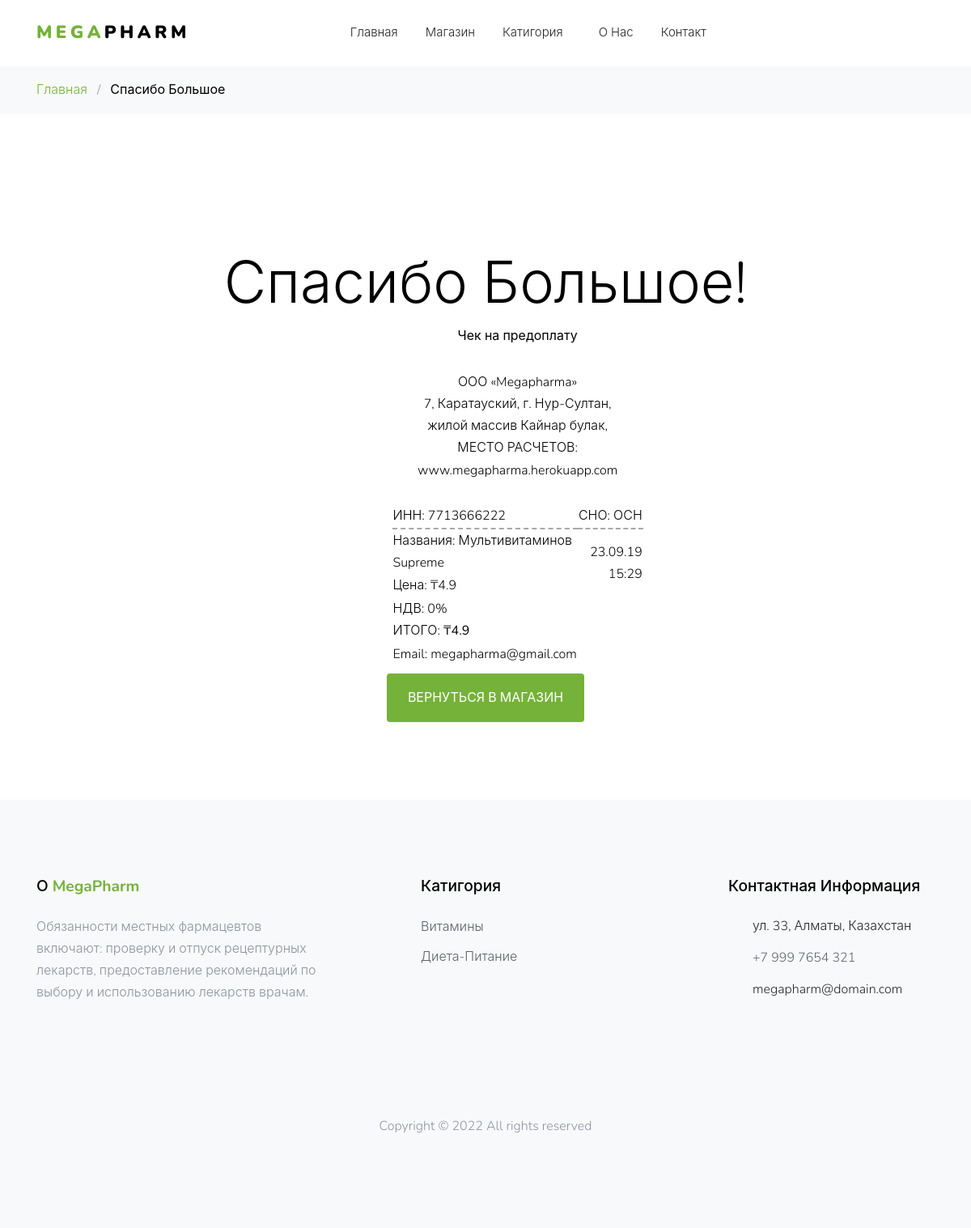
/shop/multivitamine-supreme/thankyou/multivitamine-supreme/, run on an earlier commit of the app's database.
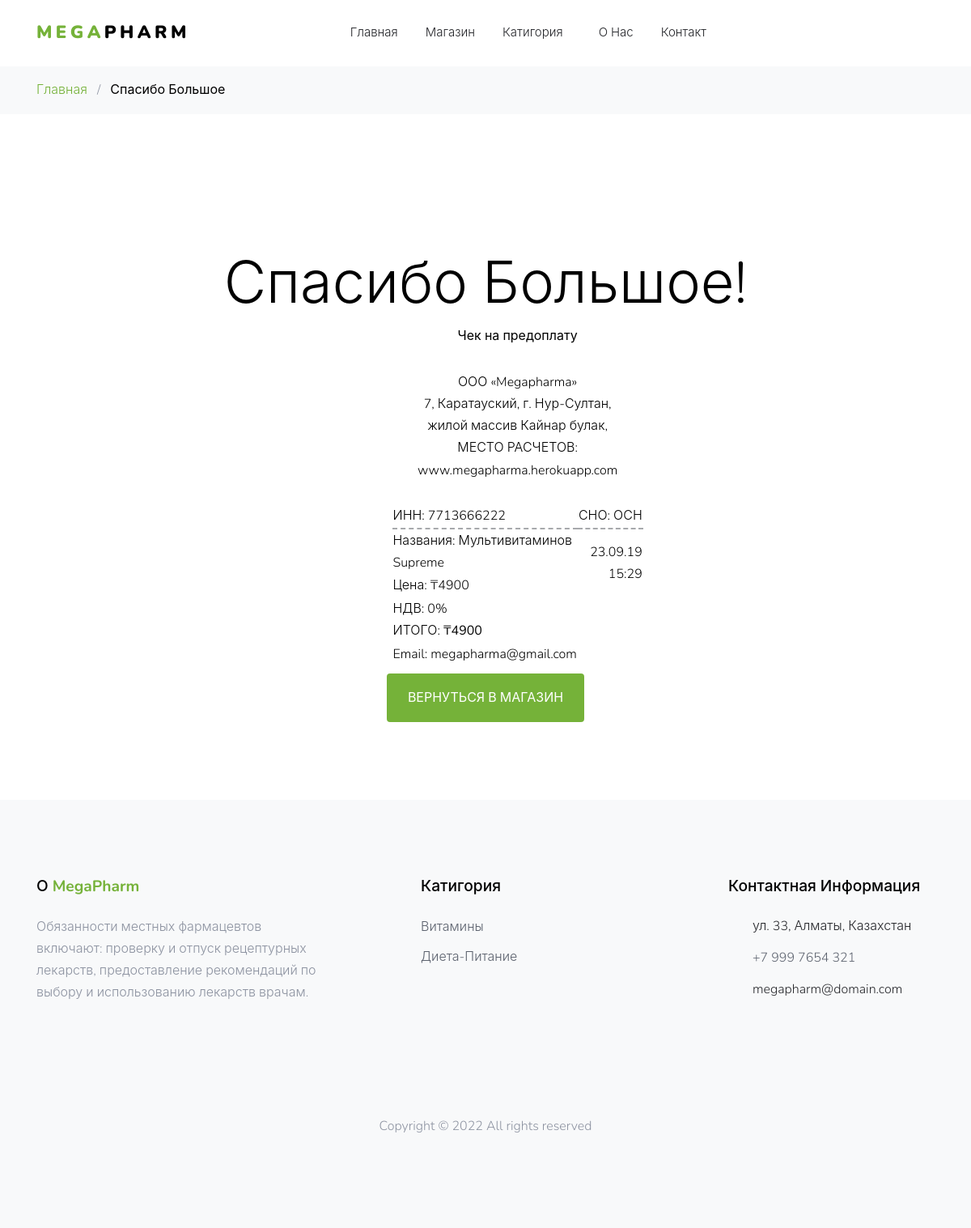
And on a later commit of the database.
### shop/models.py (models this page shows, shortened)
class Product(models.Model):
    title = models.CharField(max_length=255)
    slug = models.SlugField()
    description = models.TextField()
    price = models.PositiveIntegerField()
    dis_price = models.PositiveIntegerField()
    category = ForeignKey(Category, on_delete=models.CASCADE)
    image = models.ImageField(upload_to="")
    sale = models.BooleanField(default=False)

class Category(models.Model):
    title = models.CharField(max_length=200)
    slug = models.SlugField()

### shop/views.py (the view)
# urls.py: path("shop/<slug:slug>/thankyou/<slug:slug1>/", views.thankyou, name="thankyou"),
def thankyou(request, slug, slug1):
    categories = Category.objects.all()
    single_product = Product.objects.get(slug=slug1)
    return render(request, "thankyou.html", {"categories": categories, "single_product": single_product})

### templates/thankyou.html
{% extends 'base.html' %}
{% load static %}
{% block content %}
<div class="bg-light py-3">
  <div class="container">
    <div class="row">
      <div class="col-md-12 mb-0"><a href="/">Главная</a> <span class="mx-2 mb-0">/</span> <strong
          class="text-black">Спасибо Большое</strong></div>
    </div>
  </div>
</div>
<div class="site-section">
  <div class="container">
    <div class="row">
      <div class="col-md-12 text-center">
        <span class="icon-check_circle display-3 text-primary"></span>
        <h2 class="display-3 text-black">Спасибо Большое!</h2>
        <div class="text-black"
          style="text-align: center; margin: 0 auto; font-size: 16px !important; margin-left: -4px; margin-right: -4px;">
          <table class="doc" style="width: 235px; display: inline-block; margin-left: 4px; margin-right: 4px;">
            <tbody>
              <tr>
                <td colspan="4" style="border-top: 0; border-left: 0; border-right: 0; text-align: center;"><b>Чек на
                    пред­опла­ту<br>&nbsp;</b></td>
              </tr>
              <tr class="pb0">
                <td style="border-right: 0; border-bottom: 0;"></td>
                <td class="donthyphenate" colspan="2" style=" border-left: 0; border-right: 0; text-align: center;">ООО
                  «Megapharma»<br>7, Каратауский, г.&nbsp;Нур-Султан,<br>жилой массив Кайнар булак,<br>МЕСТО
                  РАСЧЕТОВ:<br>www.megapharma.herokuapp.com</td>
                <td style="border-left: 0; border-bottom: 0;"></td>
              </tr>
              <tr class="pt0">
                <td style="border-right: 0; border-bottom: 0;"></td>
                <td style="border-bottom: 2px #a7a9ac dashed; border-left: 0; border-right: 0; text-align: left;">
                  <br>ИНН:&nbsp;7713666222</td>
                <td style="border-bottom: 2px #a7a9ac dashed; border-left: 0; border-right: 0; text-align: right;">
                  <br>СНО:&nbsp;ОСН</td>
                <td style="border-left: 0; border-bottom: 0;"></td>
              </tr>
              <tr class="pb0">
                <td style="border-top: 0; border-right: 0;"></td>
                <td style="border: 0; text-align: left;">
                  Названия:&nbsp;{{single_product.title}}<br>Цена:&nbsp;₸{{single_product.price}}
                </td>
                <td style="border: 0; text-align: right;">23.09.19<br>15:29</td>
                <td style="border-top: 0; border-left: 0;"></td>
              </tr>
              <tr class="pb0">
                <td style="border-top: 0; border-right: 0;"></td>
                <td style="border: 0; text-align: left;">
                  НДВ:&nbsp;0%<br>ИТОГО:&nbsp;<strong>₸{{single_product.price}}</strong></td>
                <td style="border-top: 0; border-left: 0;"></td>
              </tr>
              <tr class="pb0">
                <td style="border-top: 0; border-right: 0;"></td>
                <td style="border: 0; text-align: left;">
                  Email:&nbsp;megapharma@gmail.com<br></td>
                <td style="border-top: 0; border-left: 0;"></td>
              </tr>
            </tbody>
          </table>
        </div>
        <p><a href="{% url 'shop' %}" class="btn btn-md height-auto px-4 py-3 btn-primary">Вернуться в магазин</a></p>
      </div>
    </div>
  </div>
</div>
{% endblock %}

### templates/base.html (shortened to what this page needs)
{% load static %}
<!DOCTYPE html>
<html lang="en">
<head>
    <link rel="stylesheet" href="{% static 'fonts/icomoon/style.css' %}">
    <link rel="stylesheet" href="{% static 'css/bootstrap.min.css' %}">
    <link rel="stylesheet" href="{% static 'fonts/flaticon/font/flaticon.css' %}">
    <link rel="stylesheet" href="{% static 'css/magnific-popup.css' %}">
    <link rel="stylesheet" href="{% static 'css/jquery-ui.css' %}">
    <link rel="stylesheet" href="{% static 'css/owl.carousel.min.css' %}">
    <link rel="stylesheet" href="{% static 'css/owl.theme.default.min.css' %}">
    <link rel="stylesheet" href="{% static 'css/aos.css' %}">
    <link rel="stylesheet" href="{% static 'css/style.css' %}">
</head>
<body>
    <div class="site-wrap">
        <div class="site-navbar py-2">
            <div class="container">
                <div class="d-flex align-items-center justify-content-between">
                    <div class="logo">
                        <div class="site-logo">
                            <a href="/" class="js-logo-clone"><strong class="text-primary">Mega</strong>Pharm</a>
                        </div>
                    </div>
                    <div class="main-nav d-none d-lg-block">
                        <nav class="site-navigation text-right text-md-center" role="navigation">
                            <ul class="site-menu js-clone-nav d-none d-lg-block">
                                <li class="{{home_page}}"><a href="/">Главная</a></li>
                                <li class="{{store_page}}"><a href="{% url 'shop' %}">Магазин</a></li>
                                <li class="has-children">
                                    <a href="#">Катигория</a>
                                </li>
                                <li class="{{about_page}}"><a href="{% url 'about' %}">О Нас</a></li>
                                <li class="{{contact_page}}"><a href="{% url 'contact' %}">Контакт</a></li>
                            </ul>
                        </nav>
                    </div>
                    <div class="icons">
                        <a href="#" class="icons-btn d-inline-block js-search-open"><span
                                class="icon-search"></span></a>
                        {% if user.is_authenticated %}
                        <a href="{% url 'logout' %}" class="icons-btn d-inline-block bag">
                            <span>{{request.user | title}}</span>
                        </a>
                        {% else %}
                        <a href="{% url 'login' %}" class="icons-btn d-inline-block bag">
                            <span class="icon-user"></span>
                        </a>
                        {% endif %}
                    </div>
                </div>
            </div>
        </div>
        {% block content %}
        {% endblock %}
        <footer class="site-footer bg-light">
            <div class="container">
                <div class="row">
                    <div class="col-md-6 col-lg-4 mb-4 mb-lg-0">
                        <div class="block-7">
                            <h3 class="footer-heading mb-4">О <strong class="text-primary">MegaPharm</strong>
                            </h3>
                            <p>Обязанности местных фармацевтов включают: проверку и отпуск рецептурных лекарств,
                                предоставление рекомендаций по выбору и использованию лекарств врачам.</p>
                        </div>
                    </div>
                    <div class="col-lg-3 mx-auto mb-5 mb-lg-0">
                        <h3 class="footer-heading mb-4">Катигория</h3>
                        <ul class="list-unstyled">
                            {% for category in categories %}
                            <li><a href="#">{{category.title}}</a></li>
                            {% endfor %}
                        </ul>
                    </div>
                    <div class="col-md-6 col-lg-3">
                        <div class="block-5 mb-5">
                            <h3 class="footer-heading mb-4">Контактная Информация</h3>
                            <ul class="list-unstyled">
                                <li class="address">ул. 33, Алматы, Казахстан</li>
                                <li class="phone"><a href="tel://123456789">+7 999 7654 321</a></li>
                                <li class="email">megapharm@domain.com</li>
                            </ul>
                        </div>
                    </div>
                </div>
                <div class="row pt-5 mt-5 text-center">
                    <div class="col-md-12">
                        <p>
                            Copyright &copy;
                             All rights reserved
                        </p>
                    </div>
                </div>
            </div>
        </footer>
    </div>
</body>
</html>

### static/css/style.css (style rules this page uses)
body { line-height: 1.7; color: #8c92a0; font-weight: 300; font-size: 16px; background: #efefef; }
a { -webkit-transition: .3s all ease; -o-transition: .3s all ease; transition: .3s all ease; }
.text-black { color: #000; }
.site-wrap:before { -webkit-transition: .3s all ease-in-out; -o-transition: .3s all ease-in-out; transition: .3s all ease-in-out; background: rgba(0, 0, 0, 0.6); content: ""; position: absolute; z-index: 2000; top: 0; left: 0; right: 0; bottom: 0; opacity: 0; visibility: hidden; }
.btn { -webkit-transition: .3s all ease-in-out; -o-transition: .3s all ease-in-out; transition: .3s all ease-in-out; text-transform: uppercase; border-width: 2px; }
.site-section { padding: 2.5em 0; }
@media (min-width: 768px) { .site-section { padding: 5em 0; } }
.site-footer { padding: 6em 0; }
.site-footer ul li { margin-bottom: 10px; }
.site-footer ul li a { color: #5c626e; }
.site-footer .footer-heading { font-size: 1.2rem; color: #000; margin-bottom: 1rem; }
.site-logo a { text-transform: uppercase; letter-spacing: .2em; font-size: 22px; color: #000 !important; font-weight: 900; }
.icons-btn { display: inline-block; text-align: center; }
.icons-btn span { display: block; height: 40px; width: 40px; line-height: 40px; }
.site-navbar { margin-bottom: 0px; z-index: 1999; position: relative; top: 0; width: 100%; background: #fff; }
.site-navbar a { color: #000; }
.site-navbar .site-navigation .site-menu { margin-left: 0; padding-left: 0; margin-bottom: 0; }
.site-navbar .site-navigation .site-menu a { text-decoration: none !important; font-size: 15px; display: inline-block; }
.site-navbar .site-navigation .site-menu > li { display: inline-block; padding: 10px 5px; }
.site-navbar .site-navigation .site-menu > li > a { padding: 10px 10px; color: #25262a; font-size: 15px; text-decoration: none !important; }
.site-navbar .site-navigation .site-menu .has-children { position: relative; }
.site-navbar .site-navigation .site-menu .has-children > a { position: relative; padding-right: 20px; }
.site-navbar .site-navigation .site-menu .has-children > a:before { position: absolute; content: "\e313"; font-size: 16px; top: 50%; right: 0; -webkit-transform: translateY(-50%); -ms-transform: translateY(-50%); transform: translateY(-50%); font-family: 'icomoon'; }
.site-mobile-menu .site-mobile-menu-header .site-mobile-menu-logo a { display: inline-block; text-transform: uppercase; color: #000; letter-spacing: .2em; font-size: 22px; font-weight: 900; }
.site-mobile-menu .site-nav-wrap { padding: 0; margin: 0; list-style: none; position: relative; }
.site-mobile-menu .site-nav-wrap a { padding: 10px 20px; display: block; position: relative; color: #212529; }
.site-mobile-menu .site-nav-wrap li { position: relative; display: block; }
.site-mobile-menu .site-nav-wrap > li { display: block; position: relative; float: left; width: 100%; }
.site-mobile-menu .site-nav-wrap > li > a { padding-left: 20px; font-size: 20px; }
.site-wrap { 100%; margin: 0 auto; background: #fff; -webkit-box-shadow: 0 0 10px 0 rgba(0, 0, 0, 0.1); box-shadow: 0 0 10px 0 rgba(0, 0, 0, 0.1); }
.block-5 ul, .block-5 ul li { list-style: none; padding: 0; margin: 0; line-height: 1.5; }
.block-5 ul li { padding-left: 30px; position: relative; margin-bottom: 15px; color: #25262a; }
.block-5 ul li:before { top: 0; font-family: "icomoon"; content: ""; position: absolute; left: 0; font-size: 20px; line-height: 1; color: #75b239; }
.block-5 ul li.address:before { content: "\e8b4"; }
.block-5 ul li.email:before { content: "\f0e0"; }
.block-5 ul li.phone:before { content: "\f095"; }
.bag { position: relative; }
.height-auto { height: auto !important; }

What changed in the data, as far as the page shows it:
changed Product "Мультивитаминов Supreme": price "4.9" → "4900"
